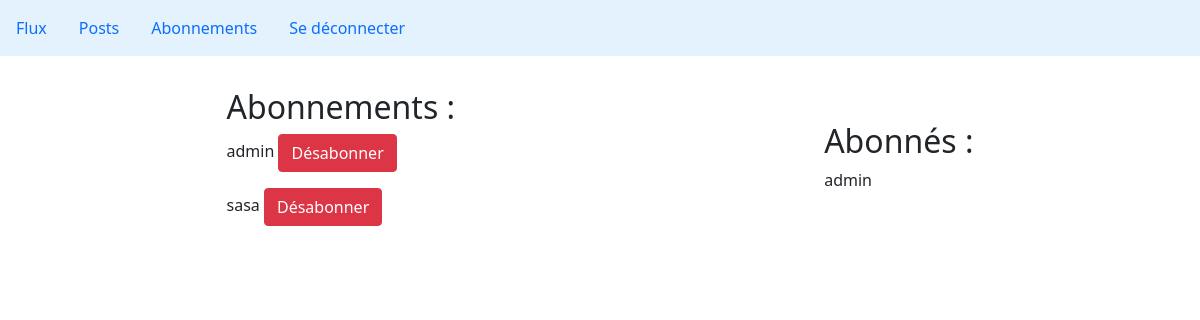
The app's page /follows/ (signed in) with its own data.
### Webapp/models.py (models this page shows)
class UserFollow(models.Model):
        user = models.ForeignKey(User,
                            on_delete=models.CASCADE,
                            related_name='following')
        followed_user = models.ForeignKey(User,
                            on_delete=models.CASCADE,
                            related_name='followed_by')
        class Meta:
            unique_together=('user', 'followed_user')

### Webapp/views.py (the view)
# urls.py: path('follows/', views.follows, name='follows'),
def follows(request):
    user = request.user
    follows = UserFollow.objects.all().filter(user=user.id)
    followed = UserFollow.objects.all().filter(followed_user=user.id)
    return render(request,
                "Webapp/follows.html",
                {
                    "user": user,
                    "follows": follows,
                    "followed": followed,
                })

### Webapp/templates/Webapp/follows.html
{% extends 'Webapp/base.html' %}
{% block content %}
<div class="centered">
    <h2>Abonnements :</h2>
    {% for people in follows %}
        <p>
            {{ people.followed_user.username }}
            <a href="#" class="btn btn-danger">Désabonner</a>
        </p>
    {% endfor %}
</div>
<div class="centered">
    <h2>Abonnés :</h2>
    {% for people in followed %}
        <p>{{ people.user.username }}</p>
    {% endfor %}
</div>
{% endblock %}

### Webapp/static/Webapp/styles.css (style rules this page uses)
.centered { margin: auto }

### records on screen
UserFollow: followed_user.username "admin"
UserFollow: followed_user.username "sasa"
UserFollow: user.username "admin"
